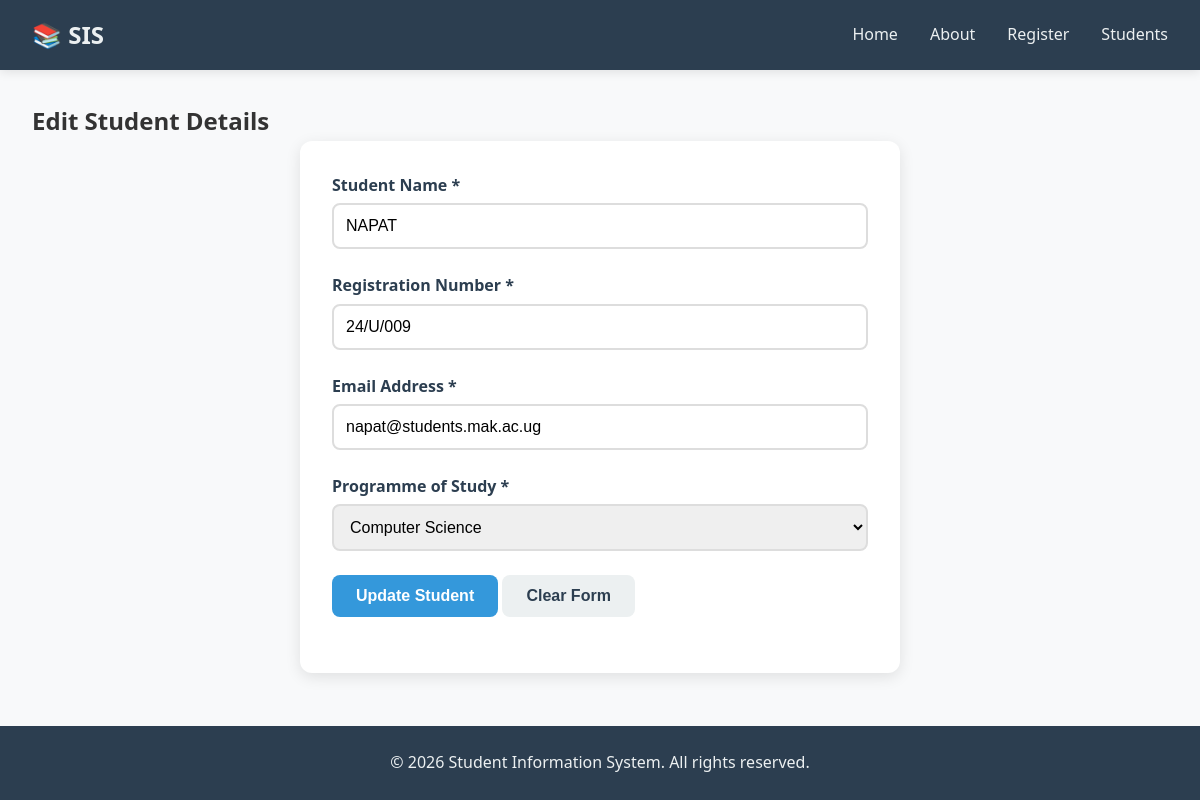
The app's page /student/4/edit with its own data.
### models.py (models this page shows, shortened)
class Student(db.Model):
    __tablename__ = 'students'
    id = db.Column(db.Integer, primary_key=True)
    student_name = db.Column(db.String(100), nullable=False)
    registration_number = db.Column(db.String(50), unique=True, nullable=False)
    email = db.Column(db.String(100), unique=True, nullable=False)
    programme = db.Column(db.String(100), nullable=False)
    registration_date = db.Column(db.DateTime, default=datetime.utcnow)
    is_active = db.Column(db.Boolean, default=True)
    def to_dict(self):
        return {
            'id': self.id,
            'student_name': self.student_name,
            'registration_number': self.registration_number,
            'email': self.email,
            'programme': self.programme,
            'registration_date': self.registration_date.strftime('%Y-%m-%d %H:%M:%S'),
            'is_active': self.is_active
        }

### app.py (the view, shortened to what this page needs)
@app.route('/student/<int:student_id>/edit', methods=['GET', 'POST'])
def edit_student(student_id):
    student = get_student_by_id(student_id)
    if not student:
        flash('Student not found!', 'error')
        return redirect(url_for('students_list'))
    return render_template('register.html', form_data=student.to_dict(), student=student, is_edit=True)

### database.py (called while the page is built)
def get_student_by_id(student_id):
    return Student.query.filter_by(id=student_id).first()

### templates/register.html (shortened to what this page needs)
{% extends "base.html" %}
{% block content %}
    <section class="register-page">
        <h2>{{ 'Edit Student Details' if is_edit else 'Student Registration Form' }}</h2>
        <div class="form-container">
            <form method="POST" action="{{ url_for('edit_student', student_id=student.id) if is_edit else url_for('register') }}" class="registration-form">
                <div class="form-group">
                    <label for="student_name">Student Name *</label>
                    <input type="text" id="student_name" name="student_name"
                           placeholder="Enter your full name"
                           value="{{ form_data.student_name if form_data else '' }}" required>
                </div>
                <div class="form-group">
                    <label for="registration_number">Registration Number *</label>
                    <input type="text" id="registration_number" name="registration_number"
                           placeholder="e.g., 24/U/001"
                           value="{{ form_data.registration_number if form_data else '' }}" required>
                </div>
                <div class="form-group">
                    <label for="email">Email Address *</label>
                    <input type="email" id="email" name="email"
                           placeholder="you@students.mak.ac.ug"
                           value="{{ form_data.email if form_data else '' }}" required>
                </div>
                <div class="form-group">
                    <label for="programme">Programme of Study *</label>
                    <select id="programme" name="programme" required>
                        <option value="Computer Science" {% if form_data and form_data.programme == 'Computer Science' %}selected{% endif %}>Computer Science</option>
                    </select>
                </div>
                <div class="form-group">
                    <button type="submit" class="btn btn-primary">{{ 'Update Student' if is_edit else 'Register Student' }}</button>
                    <button type="reset" class="btn btn-secondary">Clear Form</button>
                </div>
            </form>
        </div>
    </section>
{% endblock %}

### static/style.css (style rules this page uses)
* { margin: 0; padding: 0; box-sizing: border-box; }
body { font-family: 'Segoe UI', Tahoma, Geneva, Verdana, sans-serif; line-height: 1.6; color: #333; background-color: #f8f9fa; min-height: 100vh; display: flex; flex-direction: column; }
.btn { display: inline-block; padding: 0.75rem 1.5rem; border: none; border-radius: 8px; font-size: 1rem; font-weight: 600; cursor: pointer; text-decoration: none; transition: background-color 0.3s ease, transform 0.2s ease; }
.btn-primary { background-color: #3498db; color: white; }
.btn-secondary { background-color: #ecf0f1; color: #2c3e50; }
.form-container { background: white; padding: 2rem; border-radius: 12px; box-shadow: 0 4px 15px rgba(0, 0, 0, 0.1); max-width: 600px; margin: 0 auto; }
.registration-form .form-group { margin-bottom: 1.5rem; }
.registration-form label { display: block; font-weight: 600; margin-bottom: 0.3rem; color: #2c3e50; }
.registration-form input, .registration-form select { width: 100%; padding: 0.75rem; border: 2px solid #ddd; border-radius: 8px; font-size: 1rem; transition: border-color 0.3s ease; }

### records on screen
Student: student_name "NAPAT", registration_number "24/U/009", email "napat@students.mak.ac.ug", programme "Computer Science"

### other values on screen
{{ 'Edit Student Details' if is_edit else 'Student Registration Form' }} "Edit Student Details"
{{ 'Update Student' if is_edit else 'Register Student' }} "Update Student"
